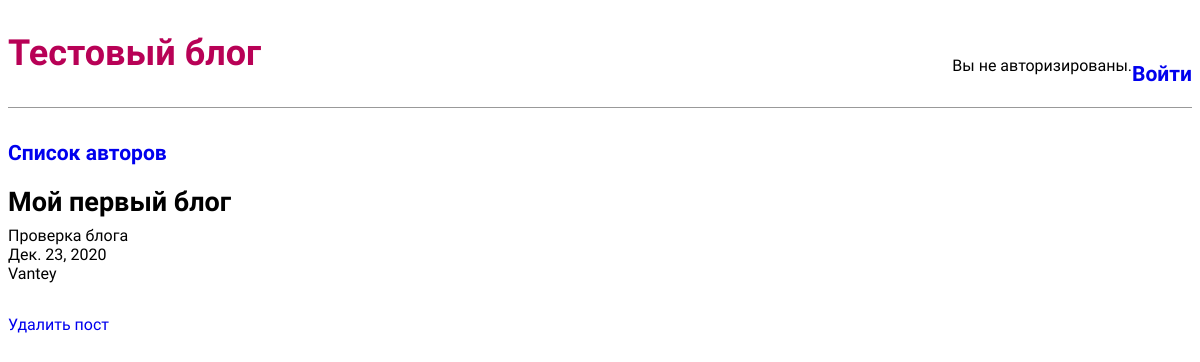
Page /blog/1/ on the committed database.
### blog/models.py (models this page shows, shortened)
class Blog(models.Model):
    title = models.CharField(max_length=100)
    author = models.ForeignKey(BlogAuthor, on_delete=models.SET_NULL, null=True)
    blog_text = models.TextField(max_length=3000, help_text='Введите сюда текст вашего поста')
    blog_date = models.DateField(default=date.today)
    class Meta:
        ordering = ["-blog_date"]

class BlogAuthor(models.Model):
    user = models.OneToOneField(User, on_delete=models.SET_NULL, null=True)
    class Meta:
        ordering = ["user"]
    def __str__(self):
        return self.user.username

### blog/views.py (the view)
# urls.py: path('blog/<int:pk>/', BlogDetailView.as_view(), name='blog_detail'),
class BlogDetailView(DetailView):   #Подробный просмотр поста
    model = Blog
    template_name = 'blog_detail.html'

### templates/blog_detail.html
{% extends 'base.html' %}
{% block content %}
  <div class="blog-entry">
    <h2>{{ blog.title }}</h2>
    <p>{{ blog.blog_text }}</p>
    <p>{{ blog.blog_date }}</p>
    <p>{{ blog.author }}</p>
  </div>
<p><a href="{% url 'blog_delete' blog.pk %}">Удалить пост</a></p>
{% endblock content %}

### static/css/base.css (style rules this page uses)
body { font-family: 'Source Sans Pro', sans-serif; font-size: 18px; }
p { font-family: 'Source Sans Pro', sans-serif; font-size: 16px; text-decoration: none; }
a, a:visited { text-decoration: none; }
.blog-entry { margin-bottom: 2rem; }
.blog-entry h2 { margin: 0.5rem 0; }
.blog-entry p { margin: 0; font-weight: 400; }

### rows in the picture
Blog: title "Мой первый блог", blog_text "Проверка блога", blog_date "Дек. 23, 2020", author "Vantey"
